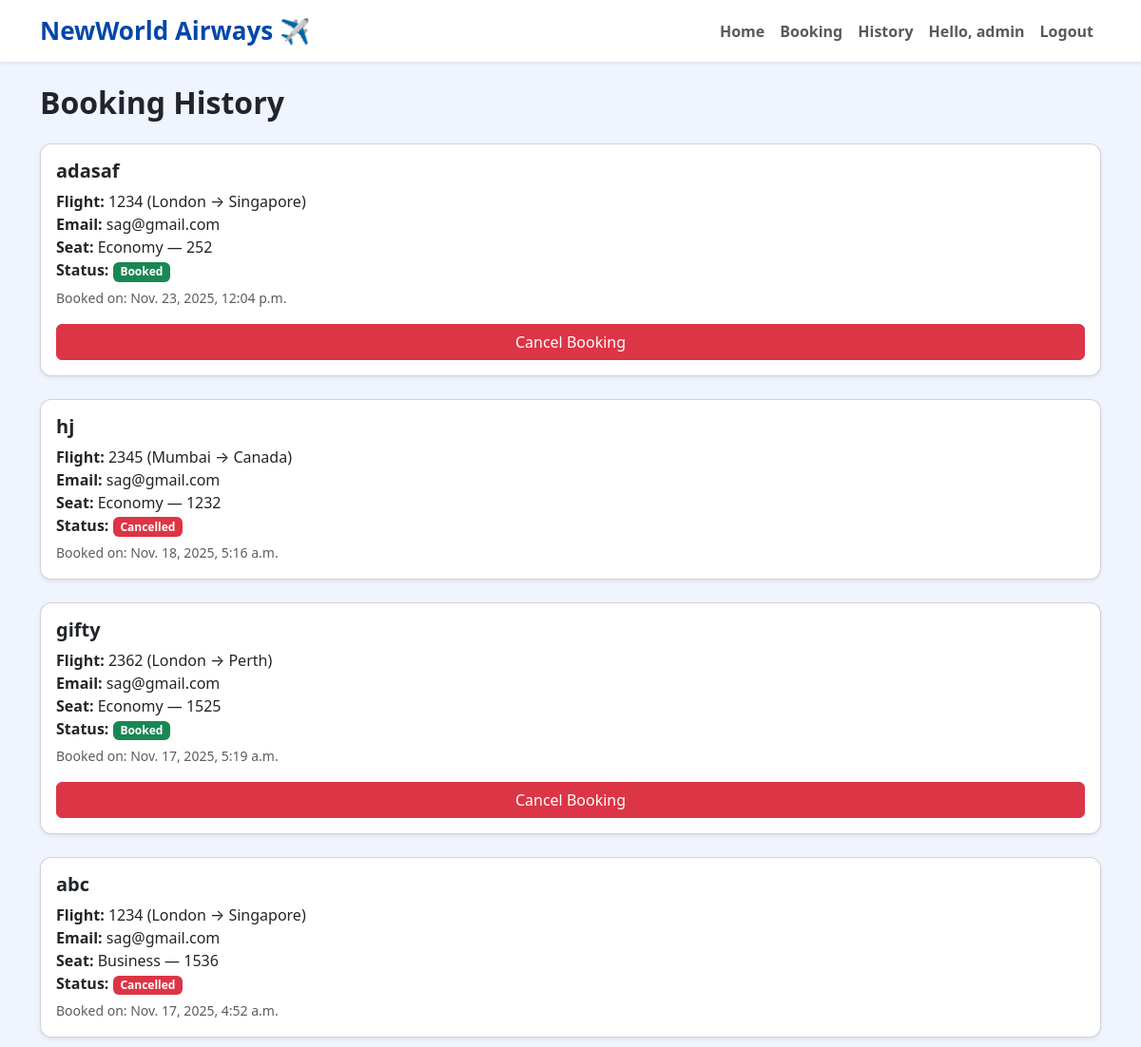
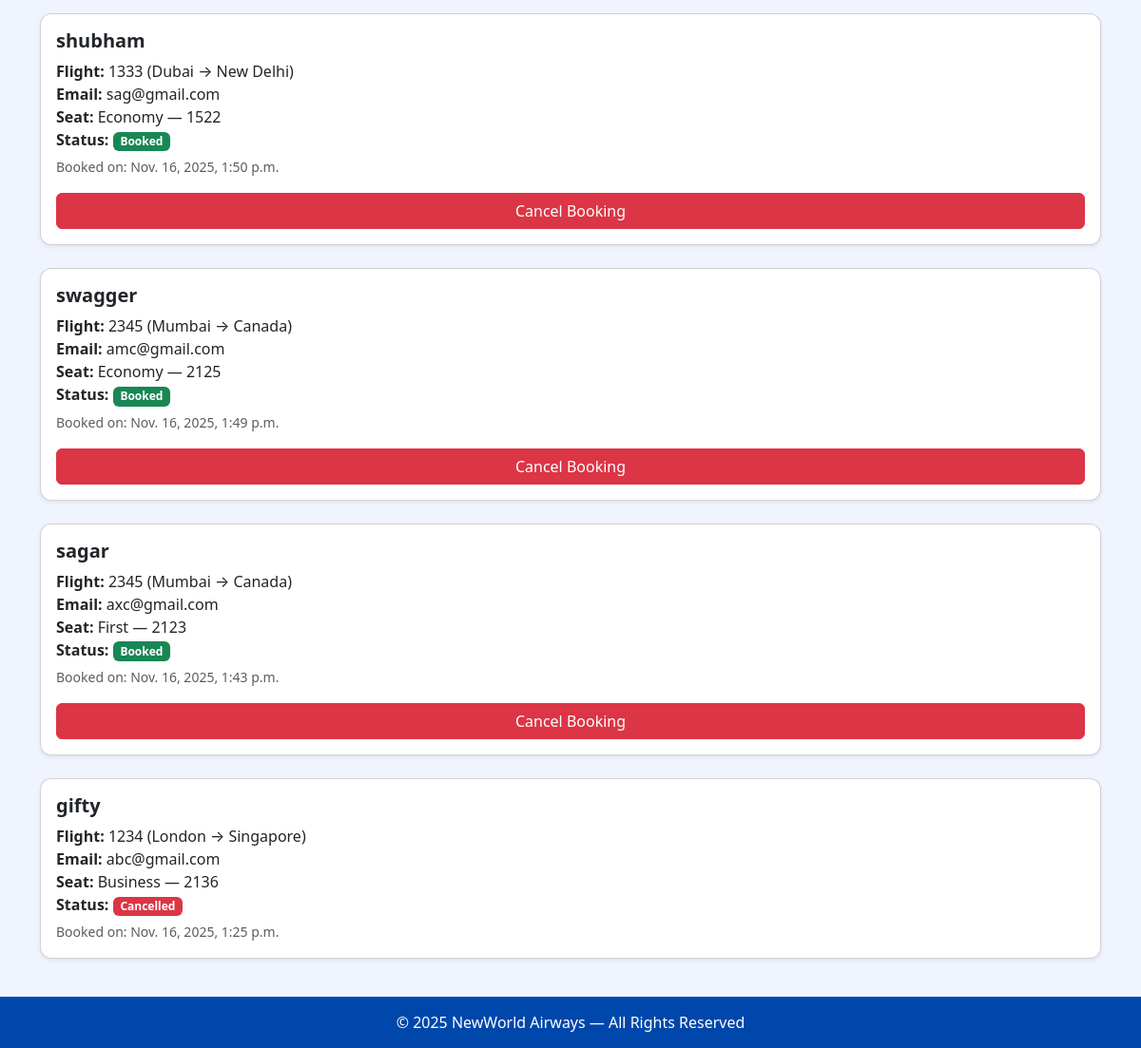
Page /history/ (signed in) on the committed database (2 pictures, top to bottom).
### base/models.py (models this page shows, shortened)
class Booking(models.Model):
    SEAT_CLASS_CHOICES = [
        ('Economy', 'Economy'),
        ('Business', 'Business'),
        ('First', 'First'),
    ]
    flight = models.ForeignKey(Flight, on_delete=models.CASCADE)
    passenger_name = models.CharField(max_length=100)
    email = models.EmailField()
    phone = models.CharField(max_length=20)
    seat_number = models.CharField(max_length=10)
    seat_class = models.CharField(max_length=10, choices=SEAT_CLASS_CHOICES)
    status = models.CharField(max_length=20, default="Booked")
    created = models.DateTimeField(auto_now_add=True)

class Flight(models.Model):
    flight_no = models.CharField(max_length=20)
    origin = models.CharField(max_length=100)
    destination = models.CharField(max_length=100)
    departure_time = models.DateTimeField()
    price = models.DecimalField(max_digits=8, decimal_places=2)

### base/views.py (the view)
# urls.py: path('history/', history, name='history'),
def history(request):
    bookings = Booking.objects.all().order_by('-created')
    return render(request, "history.html", {"bookings": bookings})

### base/templates/history.html
{% extends 'home.html' %}
{% block content %}
<h2 class="fw-bold mb-4">Booking History</h2>
{% for b in bookings %}
<div class="card shadow-sm mb-4">
    <div class="card-body">
        <h5 class="fw-bold">{{ b.passenger_name }}</h5>
        <p class="mb-1">
            <strong>Flight:</strong> {{ b.flight.flight_no }} ({{ b.flight.origin }} → {{ b.flight.destination }})<br>
            <strong>Email:</strong> {{ b.email }}<br>
            <strong>Seat:</strong> {{ b.seat_class }} — {{ b.seat_number }}<br>
            <strong>Status:</strong>
            {% if b.status == "Booked" %}
                <span class="badge bg-success">Booked</span>
            {% else %}
                <span class="badge bg-danger">Cancelled</span>
            {% endif %}
        </p>
        <small class="text-muted">Booked on: {{ b.created }}</small>
        {% if b.status == "Booked" %}
        <a href="{% url 'cancel' b.id %}" class="btn btn-danger w-100 mt-3">
            Cancel Booking
        </a>
        {% endif %}
    </div>
</div>
{% empty %}
<p>No booking history found.</p>
{% endfor %}
{% endblock %}

### templates/nav.html (shortened to what this page needs)
<!DOCTYPE html>
<html lang="en">
<head>
    <link href="https://cdn.jsdelivr.net/npm/bootstrap@5.3.2/dist/css/bootstrap.min.css" rel="stylesheet">
</head>
<body>
<nav class="navbar navbar-expand-lg navbar-light bg-white shadow-sm">
    <div class="container">
        <a class="navbar-brand" href="{% url 'home' %}">NewWorld Airways ✈️</a>
        <div class="collapse navbar-collapse" id="navbarNav">
            <ul class="navbar-nav ms-auto">
                <li class="nav-item">
                    <a class="nav-link fw-bold" href="{% url 'home' %}">Home</a>
                </li>
                <li class="nav-item">
                    <a class="nav-link fw-bold" href="#">Booking</a>
                </li>
                <li class="nav-item">
                    <a class="nav-link fw-bold" href="{% url 'history' %}">History</a>
                </li>
                {% if user.is_authenticated %}
                    <li class="nav-item">
                    <span class="nav-link fw-bold">Hello, {{ user.username }}</span>
                    </li>
                    <li class="nav-item">
                        <a class="nav-link fw-bold" href="{% url 'logout' %}">Logout</a>
                    </li>
                {% endif %}
            </ul>
        </div>
    </div>
</nav>
<div class="container mt-4">
    {% block content %}{% endblock %}
</div>
<footer>
    © 2025 NewWorld Airways — All Rights Reserved
</footer>
</body>
</html>

### templates/nav.html (style rules this page uses)
.navbar-brand { font-size: 26px; font-weight: bold; color: #0047AB !important; }
body { background: #f0f4ff; }
.card { border-radius: 12px; }
footer { margin-top: 40px; padding: 15px; background: #0047AB; color: white; text-align: center; }

### rows in the picture
Booking: passenger_name "adasaf", flight.flight_no "1234", flight.origin "London", flight.destination "Singapore", email "sag@gmail.com", seat_class "Economy", seat_number "252", status "Booked", created "Nov. 23, 2025, 12:04 p.m."
Booking: passenger_name "hj", flight.flight_no "2345", flight.origin "Mumbai", flight.destination "Canada", email "sag@gmail.com", seat_class "Economy", seat_number "1232", status "Cancelled", created "Nov. 18, 2025, 5:16 a.m."
Booking: passenger_name "gifty", flight.flight_no "2362", flight.origin "London", flight.destination "Perth", email "sag@gmail.com", seat_class "Economy", seat_number "1525", status "Booked", created "Nov. 17, 2025, 5:19 a.m."
Booking: passenger_name "abc", flight.flight_no "1234", flight.origin "London", flight.destination "Singapore", email "sag@gmail.com", seat_class "Business", seat_number "1536", status "Cancelled", created "Nov. 17, 2025, 4:52 a.m."
Booking: passenger_name "shubham", flight.flight_no "1333", flight.origin "Dubai", flight.destination "New Delhi", email "sag@gmail.com", seat_class "Economy", seat_number "1522", status "Booked", created "Nov. 16, 2025, 1:50 p.m."
Booking: passenger_name "swagger", flight.flight_no "2345", flight.origin "Mumbai", flight.destination "Canada", email "amc@gmail.com", seat_class "Economy", seat_number "2125", status "Booked", created "Nov. 16, 2025, 1:49 p.m."
Booking: passenger_name "sagar", flight.flight_no "2345", flight.origin "Mumbai", flight.destination "Canada", email "axc@gmail.com", seat_class "First", seat_number "2123", status "Booked", created "Nov. 16, 2025, 1:43 p.m."
Booking: passenger_name "gifty", flight.flight_no "1234", flight.origin "London", flight.destination "Singapore", email "abc@gmail.com", seat_class "Business", seat_number "2136", status "Cancelled", created "Nov. 16, 2025, 1:25 p.m."

### other values in the picture
{{ user.username }} "admin"
